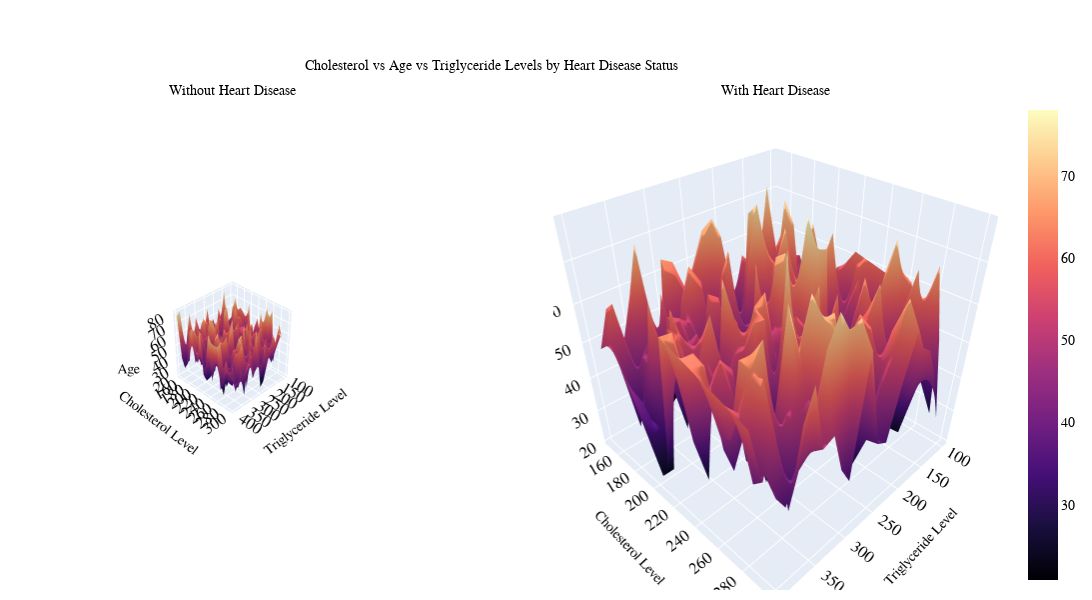

The notebook cell saved with this chart:
### Markdown cell above
# Visualization 9: Surface Plot of Cholesterol, Age, and Triglyceride

### Code cell
# Create subplots with 1 row and 2 columns
fig = make_subplots(rows=1, cols=2, 
                    specs=[[{'type': 'surface'}, {'type': 'surface'}]],
                    subplot_titles=("Without Heart Disease", "With Heart Disease"))

# First plot - Without Heart Disease
heart_disease_df = df[df['Heart Disease Status'] == 'No']
subset = heart_disease_df[['Age', 'Cholesterol Level', 'Triglyceride Level']].dropna()

Z = subset['Age']
Y = subset['Cholesterol Level']
X = subset['Triglyceride Level']

x_line = np.linspace(X.min(), X.max(), 20)
y_line = np.linspace(Y.min(), Y.max(), 20)
x_line, y_line = np.meshgrid(x_line, y_line)
z_line = griddata((X,Y), Z, (x_line, y_line), method='linear')

fig.add_trace(go.Surface(z=z_line, x=x_line, y=y_line, colorscale='Magma',
                         showscale=False), row=1, col=1)

# Second plot - With Heart Disease
heart_disease_df = df[df['Heart Disease Status'] == 'Yes']
subset = heart_disease_df[['Age', 'Cholesterol Level', 'Triglyceride Level']].dropna()

Z = subset['Age']
Y = subset['Cholesterol Level']
X = subset['Triglyceride Level']

x_line = np.linspace(X.min(), X.max(), 20)
y_line = np.linspace(Y.min(), Y.max(), 20)
x_line, y_line = np.meshgrid(x_line, y_line)
z_line = griddata((X,Y), Z, (x_line, y_line), method='linear')

fig.add_trace(go.Surface(z=z_line, x=x_line, y=y_line, colorscale='Magma',
                         showscale=True), row=1, col=2)

# Define consistent font style
font_style = dict(
    family="Times New Roman",
    size=14,
    color="black"
)

# Update layout with consistent styling
fig.update_layout(
    title={
        'text': 'Cholesterol vs Age vs Triglyceride Levels by Heart Disease Status',
        'y':0.90,
        'x':0.45,
        'xanchor': 'center',
        'yanchor': 'top',
        'font': font_style
    },
    font=font_style,
    scene=dict(
        xaxis_title='Triglyceride Level',
        yaxis_title='Cholesterol Level',
        zaxis_title='Age',
        xaxis_title_font=font_style,
        yaxis_title_font=font_style,
        zaxis_title_font=font_style,
    ),
    scene2=dict(
        xaxis_title='Triglyceride Level',
        yaxis_title='Cholesterol Level',
        zaxis_title='Age',
        xaxis_title_font=font_style,
        yaxis_title_font=font_style,
        zaxis_title_font=font_style,
    ),
    width=1200, 
    height=600,
    margin=dict(r=20, l=10, b=10, t=100),  
)

# Update subplot titles
fig.update_annotations(font=font_style)
plt.savefig('CholesterolAgeTriglyceride_byHeartDisease.png')
fig.show()

### Figure 1 — Plotly figure (JSON) as saved in the notebook; plotly's stock layout.template omitted (floating-point values rounded to 4 significant figures; data arrays with more than 128 entries replaced by an {"elided": "..."} marker saying what was removed)
{"data": [{"colorscale": [[0, "#000004"], [0.1111, "#180f3d"], [0.2222, "#440f76"], [0.3333, "#721f81"], [0.4444, "#9e2f7f"], [0.5556, "#cd4071"], [0.6667, "#f1605d"], [0.7778, "#fd9668"], [0.8889, "#feca8d"], [1, "#fcfdbf"]], "scene": "scene", "showscale": false, "type": "surface", "x": {"elided": "20x20 float values"}, "y": {"elided": "20x20 float values"}, "z": {"elided": "20x20 float values"}}, {"colorscale": [[0, "#000004"], [0.1111, "#180f3d"], [0.2222, "#440f76"], [0.3333, "#721f81"], [0.4444, "#9e2f7f"], [0.5556, "#cd4071"], [0.6667, "#f1605d"], [0.7778, "#fd9668"], [0.8889, "#feca8d"], [1, "#fcfdbf"]], "scene": "scene2", "showscale": true, "type": "surface", "x": {"elided": "20x20 float values"}, "y": {"elided": "20x20 float values"}, "z": {"elided": "20x20 float values"}}], "layout": {"annotations": [{"font": {"color": "black", "family": "Times New Roman", "size": 14}, "showarrow": false, "text": "Without Heart Disease", "x": 0.225, "xanchor": "center", "xref": "paper", "y": 1, "yanchor": "bottom", "yref": "paper"}, {"font": {"color": "black", "family": "Times New Roman", "size": 14}, "showarrow": false, "text": "With Heart Disease", "x": 0.775, "xanchor": "center", "xref": "paper", "y": 1, "yanchor": "bottom", "yref": "paper"}], "font": {"color": "black", "family": "Times New Roman", "size": 14}, "height": 600, "margin": {"b": 10, "l": 10, "r": 20, "t": 100}, "scene": {"aspectmode": "auto", "aspectratio": {"x": 1, "y": 1, "z": 1}, "camera": {"center": {"x": 0, "y": 0, "z": 0}, "eye": {"x": 4.231, "y": 4.231, "z": 4.231}, "projection": {"type": "perspective"}, "up": {"x": 0, "y": 0, "z": 1}}, "domain": {"x": [0, 0.45], "y": [0, 1]}, "xaxis": {"title": {"font": {"color": "black", "family": "Times New Roman", "size": 14}, "text": "Triglyceride Level"}, "type": "linear"}, "yaxis": {"title": {"font": {"color": "black", "family": "Times New Roman", "size": 14}, "text": "Cholesterol Level"}, "type": "linear"}, "zaxis": {"title": {"font": {"color": "black", "family": "Times New Roman", "size": 14}, "text": "Age"}, "type": "linear"}}, "scene2": {"aspectmode": "auto", "aspectratio": {"x": 1, "y": 1, "z": 1}, "domain": {"x": [0.55, 1], "y": [0, 1]}, "xaxis": {"title": {"font": {"color": "black", "family": "Times New Roman", "size": 14}, "text": "Triglyceride Level"}, "type": "linear"}, "yaxis": {"title": {"font": {"color": "black", "family": "Times New Roman", "size": 14}, "text": "Cholesterol Level"}, "type": "linear"}, "zaxis": {"title": {"font": {"color": "black", "family": "Times New Roman", "size": 14}, "text": "Age"}, "type": "linear"}}, "title": {"font": {"color": "black", "family": "Times New Roman", "size": 14}, "text": "Cholesterol vs Age vs Triglyceride Levels by Heart Disease Status", "x": 0.45, "xanchor": "center", "y": 0.9, "yanchor": "top"}, "width": 1200}}
